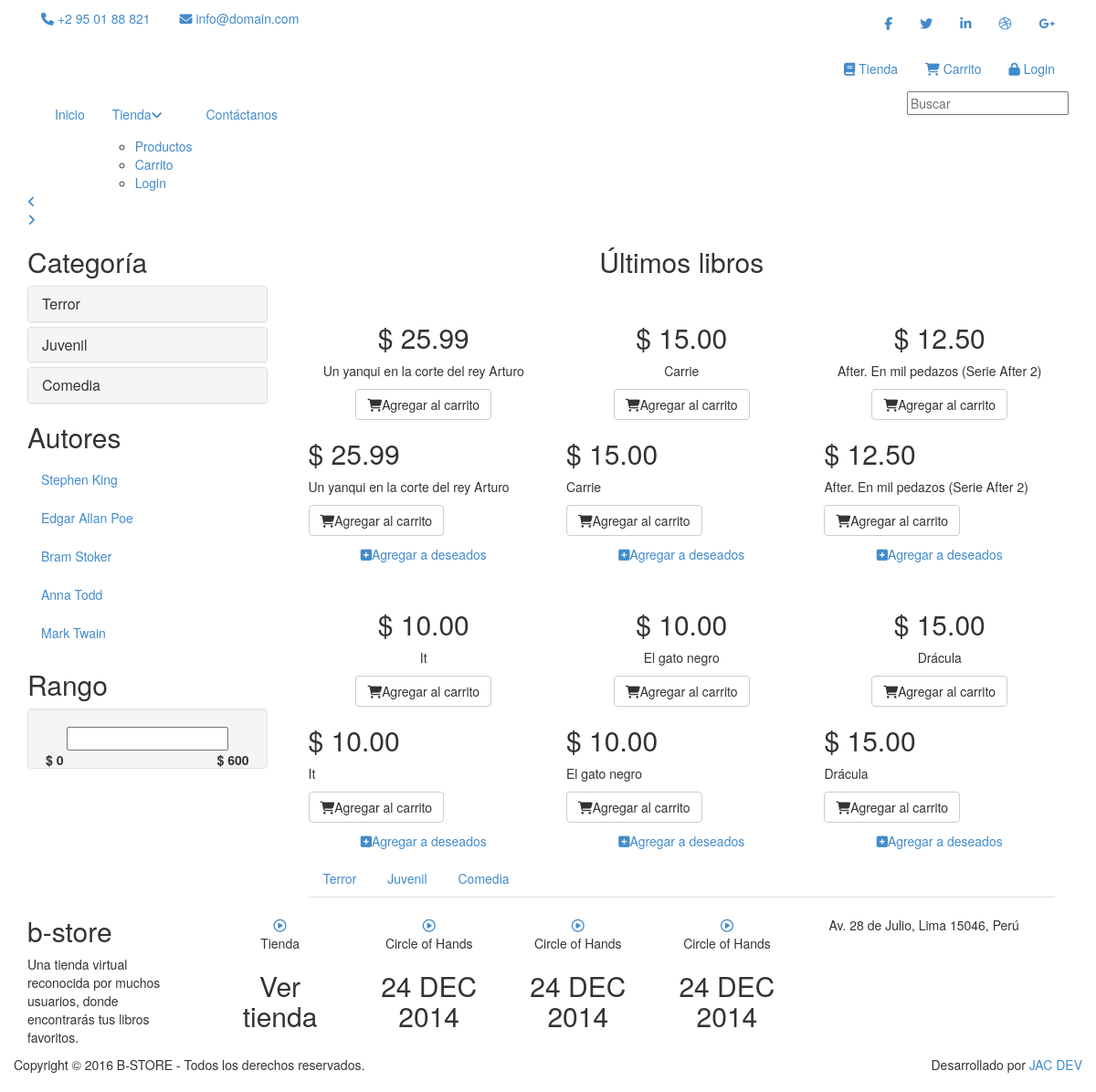
The page / on the database its author committed.
### tables this page shows
CREATE TABLE `categorias` (
  `categoriaId` int(11) NOT NULL,
  `descripcion` varchar(45) DEFAULT NULL,
  `rewrite` varchar(45) DEFAULT NULL
);

CREATE TABLE `autores` (
  `autorId` int(11) NOT NULL,
  `nombre` varchar(255) DEFAULT NULL
);

CREATE TABLE `libros` (
  `libroId` int(11) NOT NULL,
  `titulo` varchar(45) DEFAULT NULL,
  `categoriaId` int(11) NOT NULL,
  `precioNuevo` decimal(5,2) DEFAULT NULL,
  `precioAntiguo` decimal(5,2) DEFAULT NULL,
  `descripcion` text,
  `imagen` varchar(45) DEFAULT NULL,
  `rewrite` varchar(45) DEFAULT NULL,
  `autorId` int(11) DEFAULT NULL
);

### application/controllers/inicio.php (called while the page is built, shortened)
<?php
class Inicio extends CI_Controller {
	public function index() {
		$result = $this->libros->findByLimit(6);
		$result1 = $this->libros->findByLimit(3);
		$result2 = $this->categorias->findAll();
		$result3 = $this->libros->findByCategoria();
		$result4 = $this->autores->findAll();
		$data = array(
			"findByLimitLibrosInicio" => $result,
			"findByLimitLibros" => $result1,
			"findAllCategorias" => $result2,
			"findByCategoriaLibros" => $result3,
			"findAllAutores" => $result4
		);
		$this->load->view('templates/header');
		$this->load->view('inicio_view', $data);
		$this->load->view('templates/footer');
	}
}

### index.php (called while the page is built, shortened)
<?php
require_once BASEPATH.'core/CodeIgniter.php';

### application/models/categorias.php (called while the page is built, shortened)
<?php
 class Categorias extends CI_Model {
     public function findAll() {
         return $this->db->get('categorias');
     }
 }

### application/models/autores.php (called while the page is built, shortened)
<?php
 class Autores extends CI_Model {
     public function findAll() {
         return $this->db->get('autores');
     }
 }

### application/models/libros.php (called while the page is built, shortened)
<?php
 class Libros extends CI_Model {
     public function findByLimit($limit = "") {
         $this->db->order_by("libroId", "desc");
         return $this->db->get('libros', $limit);
     }
     public function findByCategoria() {
         $this->db->order_by("libroId", "desc");
         return $this->db->get('libros');
     }
 }

### application/views/inicio_view.php (the view, shortened to what this page needs)
<?php
echo '
	<section id="slider">
		<div class="container">
			<div class="row">
				<div class="col-sm-12">
					<div id="slider-carousel" class="carousel slide" data-ride="carousel">
						<ol class="carousel-indicators">
							<li data-target="#slider-carousel" data-slide-to="0" class="active"></li>
							<li data-target="#slider-carousel" data-slide-to="1"></li>
							<li data-target="#slider-carousel" data-slide-to="2"></li>
						</ol>
						<div class="carousel-inner">';
							echo '
						</div>
						<a href="#slider-carousel" class="left control-carousel hidden-xs" data-slide="prev">
							<i class="fa fa-angle-left"></i>
						</a>
						<a href="#slider-carousel" class="right control-carousel hidden-xs" data-slide="next">
							<i class="fa fa-angle-right"></i>
						</a>
					</div>
				</div>
			</div>
		</div>
	</section>
	<section>
		<div class="container">
			<div class="row">
				<div class="col-sm-3">
					<div class="left-sidebar">
						<h2>Categoría</h2>
						<div class="panel-group category-products" id="accordian">';
						foreach ($findAllCategorias->result() as $categoria):
							echo '
							<div class="panel panel-default">
								<div class="panel-heading">
									<h4 class="panel-title"><a href="#">' . $categoria->descripcion . '</a></h4>
								</div>
							</div>';
						endforeach;
						echo '
						</div>
						<div class="brands_products">
							<h2>Autores</h2>
							<div class="brands-name">
								<ul class="nav nav-pills nav-stacked">';
								foreach ($findAllAutores->result() as $autores):
									echo '
									<li><a href="#">' . $autores->nombre . '</a></li>';
								endforeach;
								echo '
								</ul>
							</div>
						</div>
						<div class="price-range">
							<h2>Rango</h2>
							<div class="well text-center">
								 <input type="text" class="span2" value="" data-slider-min="0" data-slider-max="600" data-slider-step="5" data-slider-value="[250,450]" id="sl2" ><br />
								 <b class="pull-left">$ 0</b> <b class="pull-right">$ 600</b>
							</div>
						</div>
						<div class="shipping text-center">
							<img src="' . base_url() . 'assets/images/home/shipping.jpg" alt="" />
						</div>
					</div>
				</div>
				<div class="col-sm-9 padding-right">
					<div class="features_items">
						<h2 class="title text-center">Últimos libros</h2>';
						foreach ($findByLimitLibrosInicio->result() as $libro):
							echo '<div class="col-sm-4">
								<div class="product-image-wrapper">
									<div class="single-products">
										<div class="productinfo text-center">
											<img src="' . base_url() . 'assets/images/libros/' . $libro->imagen . '" alt="" />
											<h2>$ ' . $libro->precioNuevo . '</h2>
											<p>' . $libro->titulo . '</p>
											<a href="' . base_url() . 'tienda/' . $libro->rewrite . '" class="btn btn-default add-to-cart"><i class="fa fa-shopping-cart"></i>Agregar al carrito</a>
										</div>
										<div class="product-overlay">
											<div class="overlay-content">
												<h2>$ ' . $libro->precioNuevo . '</h2>
												<p>' . $libro->titulo . '</p>
												<a href="' . base_url() . 'tienda/' . $libro->rewrite . '" class="btn btn-default add-to-cart"><i class="fa fa-shopping-cart"></i>Agregar al carrito</a>
											</div>
										</div>
									</div>
									<div class="choose">
										<ul class="nav nav-pills nav-justified">
											<li><a href="#"><i class="fa fa-plus-square"></i>Agregar a deseados</a></li>
										</ul>
									</div>
								</div>
							</div>';
						endforeach;
					echo '
					</div>
					<div class="category-tab">
						<div class="col-sm-12">
							<ul class="nav nav-tabs">';
							foreach ($findAllCategorias->result() as $categoria):
								echo '
								<li><a href="#' . $categoria->categoriaId . '" data-toggle="tab">' . $categoria->descripcion . '</a></li>';
							endforeach;
							echo '
							</ul>
						</div>
						<div class="tab-content">';
							echo '
						</div>
					</div>
				</div>
			</div>
		</div>
	</section>';

### application/views/templates/header.php (shortened to what this page needs)
<?php
echo '
<!DOCTYPE html>
<html lang="en">
<head>
    <link href="' . base_url() . 'assets/css/bootstrap.min.css" rel="stylesheet">
    <link href="' . base_url() . 'assets/css/font-awesome.min.css" rel="stylesheet">
    <link href="' . base_url() . 'assets/css/prettyPhoto.css" rel="stylesheet">
    <link href="' . base_url() . 'assets/css/price-range.css" rel="stylesheet">
    <link href="' . base_url() . 'assets/css/animate.css" rel="stylesheet">
	<link href="' . base_url() . 'assets/css/main.css" rel="stylesheet">
	<link href="' . base_url() . 'assets/css/responsive.css" rel="stylesheet">
    <script src="' . base_url() . 'assets/js/html5shiv.js"></script>
    <script src="' . base_url() . 'assets/js/respond.min.js"></script>
    <link rel="shortcut icon" href="' . base_url() . 'assets/images/ico/favicon.ico">
</head>
<body>
	<header id="header">
		<div class="header_top">
			<div class="container">
				<div class="row">
					<div class="col-sm-6">
						<div class="contactinfo">
							<ul class="nav nav-pills">
								<li><a href="#"><i class="fa fa-phone"></i> +2 95 01 88 821</a></li>
								<li><a href="#"><i class="fa fa-envelope"></i> info@domain.com</a></li>
							</ul>
						</div>
					</div>
					<div class="col-sm-6">
						<div class="social-icons pull-right">
							<ul class="nav navbar-nav">
								<li><a href="#"><i class="fa fa-facebook"></i></a></li>
								<li><a href="#"><i class="fa fa-twitter"></i></a></li>
								<li><a href="#"><i class="fa fa-linkedin"></i></a></li>
								<li><a href="#"><i class="fa fa-dribbble"></i></a></li>
								<li><a href="#"><i class="fa fa-google-plus"></i></a></li>
							</ul>
						</div>
					</div>
				</div>
			</div>
		</div>
		<div class="header-middle">
			<div class="container">
				<div class="row">
					<div class="col-sm-4">
							<a href="' . base_url() . '"><img src="' . base_url() . 'assets/images/home/logo.png" alt="" /></a>
					</div>
					<div class="col-sm-8">
						<div class="shop-menu pull-right">
							<ul class="nav navbar-nav">';
                            echo '
                                <li><a href="' . base_url() . 'tienda"><i class="fa fa-book"></i> Tienda</a></li>
								<li><a href="' . base_url() . 'carrito"><i class="fa fa-shopping-cart"></i> Carrito</a></li>';
                            if(!$this->session->userdata("logeado") == TRUE):
                                echo '
								<li><a href="' . base_url() . 'login"><i class="fa fa-lock"></i> Login</a></li>';
                            endif;
                            echo '
							</ul>
						</div>
					</div>
				</div>
			</div>
		</div>
		<div class="header-bottom">
			<div class="container">
				<div class="row">
					<div class="col-sm-9">
						<div class="navbar-header">
							<button type="button" class="navbar-toggle" data-toggle="collapse" data-target=".navbar-collapse">
								<span class="sr-only">Toggle navigation</span>
								<span class="icon-bar"></span>
								<span class="icon-bar"></span>
								<span class="icon-bar"></span>
							</button>
						</div>
						<div class="mainmenu pull-left">
							<ul class="nav navbar-nav collapse navbar-collapse">
								<li><a href="' . base_url() . '">Inicio</a></li>
								<li class="dropdown"><a href="#">Tienda<i class="fa fa-angle-down"></i></a>
                                    <ul role="menu" class="sub-menu">
                                        <li><a href="' . base_url() . 'tienda">Productos</a></li>
										<li><a href="' . base_url() . 'carrito">Carrito</a></li>
										<li><a href="' . base_url() . 'login">Login</a></li>
                                    </ul>
                                </li>
								<li><a href="' . base_url() . 'contactanos">Contáctanos</a></li>
							</ul>
						</div>
					</div>
					<div class="col-sm-3">
						<div class="search_box pull-right">
							<input type="text" placeholder="Buscar"/>
						</div>
					</div>
				</div>
			</div>
		</div>
	</header>';

### application/views/templates/footer.php (shortened to what this page needs)
<?php
echo '
<footer id="footer">
    <div class="footer-top">
        <div class="container">
            <div class="row">
                <div class="col-sm-2">
                    <div class="companyinfo">
                        <h2><span>b</span>-store</h2>
                        <p>Una tienda virtual reconocida por muchos usuarios, donde encontrarás tus libros favoritos.</p>
                    </div>
                </div>
                <div class="col-sm-7">
                    <div class="col-sm-3">
                        <div class="video-gallery text-center">
                            <a href="' . base_url() . 'tienda">
                                <div class="iframe-img">
                                    <img src="' . base_url() . 'assets/images/home/iframe1.png" alt="" />
                                </div>
                                <div class="overlay-icon">
                                    <i class="fa fa-play-circle-o"></i>
                                </div>
                            </a>
                            <p>Tienda</p>
                            <h2>Ver tienda</h2>
                        </div>
                    </div>
                    <div class="col-sm-3">
                        <div class="video-gallery text-center">
                            <a href="' . base_url() . 'tienda">
                                <div class="iframe-img">
                                    <img src="' . base_url() . 'assets/images/home/iframe2.png" alt="" />
                                </div>
                                <div class="overlay-icon">
                                    <i class="fa fa-play-circle-o"></i>
                                </div>
                            </a>
                            <p>Circle of Hands</p>
                            <h2>24 DEC 2014</h2>
                        </div>
                    </div>
                    <div class="col-sm-3">
                        <div class="video-gallery text-center">
                            <a href="' . base_url() . 'tienda">
                                <div class="iframe-img">
                                    <img src="' . base_url() . 'assets/images/home/iframe3.png" alt="" />
                                </div>
                                <div class="overlay-icon">
                                    <i class="fa fa-play-circle-o"></i>
                                </div>
                            </a>
                            <p>Circle of Hands</p>
                            <h2>24 DEC 2014</h2>
                        </div>
                    </div>
                    <div class="col-sm-3">
                        <div class="video-gallery text-center">
                            <a href="' . base_url() . 'tienda">
                                <div class="iframe-img">
                                    <img src="' . base_url() . 'assets/images/home/iframe4.png" alt="" />
                                </div>
                                <div class="overlay-icon">
                                    <i class="fa fa-play-circle-o"></i>
                                </div>
                            </a>
                            <p>Circle of Hands</p>
                            <h2>24 DEC 2014</h2>
                        </div>
                    </div>
                </div>
                <div class="col-sm-3">
                    <div class="address">
                        <img src="' . base_url() . 'assets/images/home/map.png" alt="" />
                        <p>Av. 28 de Julio, Lima 15046, Perú</p>
                    </div>
                </div>
            </div>
        </div>
    </div>
    <div class="footer-bottom">
        <div class="container">
            <div class="row">
                <p class="pull-left">Copyright © 2016 B-STORE - Todos los derechos reservados.</p>
                <p class="pull-right">Desarrollado por <span><a target="_blank" href="#">JAC DEV</a></span></p>
            </div>
        </div>
    </div>
</footer>
<script src="' . base_url() . 'assets/js/jquery.js"></script>
<script src="' . base_url() . 'assets/js/bootstrap.min.js"></script>
<script src="' . base_url() . 'assets/js/jquery.scrollUp.min.js"></script>
<script src="' . base_url() . 'assets/js/price-range.js"></script>
<script src="' . base_url() . 'assets/js/jquery.prettyPhoto.js"></script>
<script src="' . base_url() . 'assets/js/contact.js"></script>
<script src="' . base_url() . 'assets/js/gmaps.js"></script>
<script src="' . base_url() . 'assets/js/main.js"></script>
</body>
</html>';

### rows shown on the page
categorias: descripcion "Terror"
categorias: descripcion "Juvenil"
categorias: descripcion "Comedia"
autores: nombre "Stephen King"
autores: nombre "Edgar Allan Poe"
autores: nombre "Bram Stoker"
autores: nombre "Anna Todd"
autores: nombre "Mark Twain"
libros: precioNuevo "25.99", titulo "Un yanqui en la corte del rey Arturo"
libros: precioNuevo "15.00", titulo "Carrie"
libros: precioNuevo "12.50", titulo "After. En mil pedazos (Serie After 2)"
libros: precioNuevo "10.00", titulo "It"
libros: precioNuevo "10.00", titulo "El gato negro"
libros: precioNuevo "15.00", titulo "Drácula"
